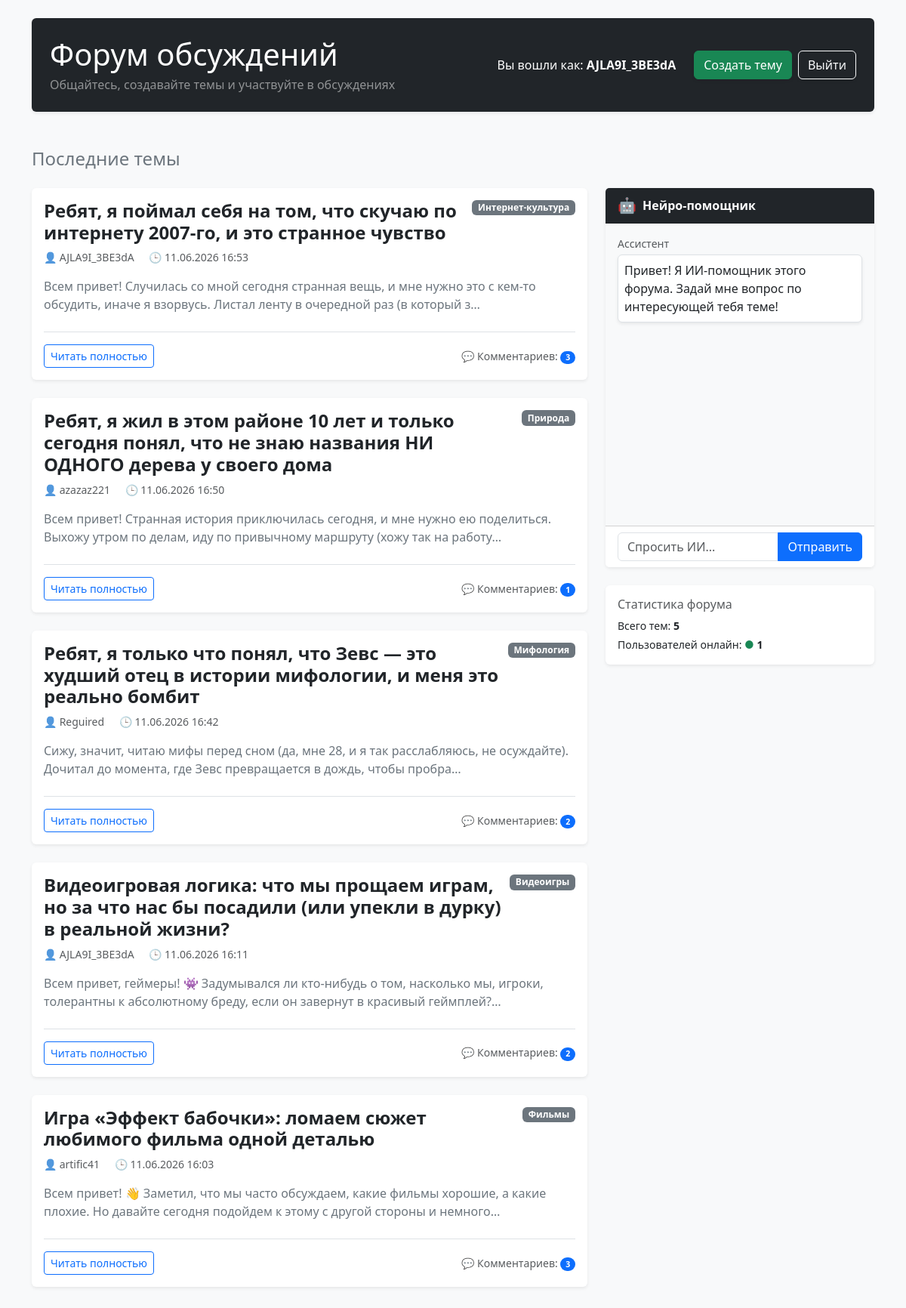
/ (signed in), run on the app's committed database.
### forum/models.py (models this page shows, shortened)
class Post(models.Model):
    title = models.CharField(max_length=200)
    content = models.TextField()
    created_at = models.DateTimeField(auto_now_add=True)
    category = models.ForeignKey(
        Category,
        on_delete=models.CASCADE
    )
    author = models.ForeignKey(
    User,
    on_delete=models.CASCADE
)

class Category(models.Model):
    name = models.CharField(max_length=100)
    def __str__(self):
        return self.name

### forum/views.py (the view)
# urls.py: path('', views.home, name='home'),
def home(request):
    posts = Post.objects.order_by('-created_at')
    return render(
        request,
        'forum/home.html',
        {'posts': posts}
    )

### forum/templates/forum/home.html (shortened to what this page needs)
<!DOCTYPE html>
<html lang="ru">
<head>
    <link href="https://cdn.jsdelivr.net/npm/bootstrap@5.3.7/dist/css/bootstrap.min.css" rel="stylesheet">
</head>
<body>
<div class="container mt-4 pb-5">
    <div class="p-4 mb-5 bg-dark text-white rounded shadow-sm d-flex flex-wrap justify-content-between align-items-center gap-3">
        <div>
            <h1 class="mb-1">Форум обсуждений</h1>
            <p class="mb-0 text-white-50">
                Общайтесь, создавайте темы и участвуйте в обсуждениях
            </p>
        </div>
        <div class="d-flex align-items-center flex-wrap gap-2">
            {% if user.is_authenticated %}
                <span class="me-3">
                    Вы вошли как: <strong>{{ user.username }}</strong>
                </span>
                <a href="/create/" class="btn btn-success shadow-sm">
                    Создать тему
                </a>
                <a href="/logout/" class="btn btn-outline-light shadow-sm">
                    Выйти
                </a>
            {% endif %}
        </div>
    </div>
    <h4 class="mb-4 text-secondary">Последние темы</h4>
    <div class="row">
        <div class="col-lg-8 col-md-10 mx-auto mx-lg-0">
            {% for post in posts %}
                <div class="card mb-4 shadow-sm border-0">
                    <div class="card-body">
                        <div class="d-flex justify-content-between align-items-start mb-2">
                            <h4 class="card-title mb-0">
                                <a href="/post/{{ post.id }}/" class="text-decoration-none text-dark fw-bold">
                                    {{ post.title }}
                                </a>
                            </h4>
                            <span class="badge bg-secondary ms-2">{{ post.category }}</span>
                        </div>
                        <div class="text-muted small mb-3">
                            <span class="me-3">👤 {{ post.author.username }}</span>
                            <span>🕒 {{ post.created_at|date:"d.m.Y H:i" }}</span>
                        </div>
                        <p class="card-text text-secondary mb-4">
                            {{ post.content|truncatechars:150 }}
                        </p>
                        <div class="d-flex justify-content-between align-items-center pt-3 border-top">
                            <a href="/post/{{ post.id }}/" class="btn btn-outline-primary btn-sm">
                                Читать полностью
                            </a>
                            <span class="text-muted small">
                                💬 Комментариев:
                                <span class="badge bg-primary rounded-pill">{{ post.comment_set.count }}</span>
                            </span>
                        </div>
                    </div>
                </div>
            {% empty %}
                <div class="alert alert-info shadow-sm" role="alert">
                    В данный момент тем пока нет. Будьте первым!
                </div>
            {% endfor %}
        </div>
        <div class="col-lg-4 mt-4 mt-lg-0">
            <div class="card shadow-sm border-0 sticky-top" style="top: 20px;">
                <div class="card-header bg-dark text-white d-flex align-items-center">
                    <span class="fs-5 me-2">🤖</span>
                    <strong>Нейро-помощник</strong>
                </div>
                <div class="card-body bg-light" style="height: 400px; overflow-y: auto;" id="chatBox">
                    <div class="mb-3">
                        <div class="text-muted small mb-1">Ассистент</div>
                        <div class="p-2 bg-white border rounded shadow-sm d-inline-block">
                            Привет! Я ИИ-помощник этого форума. Задай мне вопрос по интересующей тебя теме!
                        </div>
                    </div>
                </div>
                <div class="card-footer bg-white">
                    <div class="input-group">
                        <input type="text" id="aiInput" class="form-control" placeholder="Спросить ИИ...">
                        <button class="btn btn-primary" id="sendBtn" type="button">Отправить</button>
                    </div>
                </div>
            </div>
            <div class="card shadow-sm border-0 mt-4">
                <div class="card-body">
                    <h6 class="text-muted mb-2">Статистика форума</h6>
                    <p class="mb-1 small">Всего тем: <strong>{{ posts|length }}</strong></p>
                    <p class="mb-0 small">Пользователей онлайн: <span class="text-success">●</span> <strong>1</strong></p>
                </div>
            </div>
        </div>
    </div>
</div>
</body>
</html>

### forum/templates/forum/home.html (style rules this page uses)
body { background-color: #f8f9fa; }

### data on the page
Post: title "Ребят, я поймал себя на том, что скучаю по интернету 2007-го, и это странное чувство", category "Интернет-культура", author.username "AJLA9I_3BE3dA", created_at "11.06.2026 16:53", content "Всем привет! Случилась со мной сегодня странная вещь, и мне нужно это с кем-то обсудить, иначе я взорвусь. Листал ленту в очередной раз (в который з…", comment_set.count "3"
Post: title "Ребят, я жил в этом районе 10 лет и только сегодня понял, что не знаю названия НИ ОДНОГО дерева у своего дома", category "Природа", author.username "azazaz221", created_at "11.06.2026 16:50", content "Всем привет! Странная история приключилась сегодня, и мне нужно ею поделиться. Выхожу утром по делам, иду по привычному маршруту (хожу так на работу…", comment_set.count "1"
Post: title "Ребят, я только что понял, что Зевс — это худший отец в истории мифологии, и меня это реально бомбит", category "Мифология", author.username "Reguired", created_at "11.06.2026 16:42", content "Сижу, значит, читаю мифы перед сном (да, мне 28, и я так расслабляюсь, не осуждайте). Дочитал до момента, где Зевс превращается в дождь, чтобы пробра…", comment_set.count "2"
Post: title "Видеоигровая логика: что мы прощаем играм, но за что нас бы посадили (или упекли в дурку) в реальной жизни?", category "Видеоигры", author.username "AJLA9I_3BE3dA", created_at "11.06.2026 16:11", content "Всем привет, геймеры! 👾 Задумывался ли кто-нибудь о том, насколько мы, игроки, толерантны к абсолютному бреду, если он завернут в красивый геймплей?…", comment_set.count "2"
Post: title "Игра «Эффект бабочки»: ломаем сюжет любимого фильма одной деталью", category "Фильмы", author.username "artific41", created_at "11.06.2026 16:03", content "Всем привет! 👋 Заметил, что мы часто обсуждаем, какие фильмы хорошие, а какие плохие. Но давайте сегодня подойдем к этому с другой стороны и немного…", comment_set.count "3"

### other printed values
{{ user.username }} "AJLA9I_3BE3dA"
{{ posts|length }} "5"
